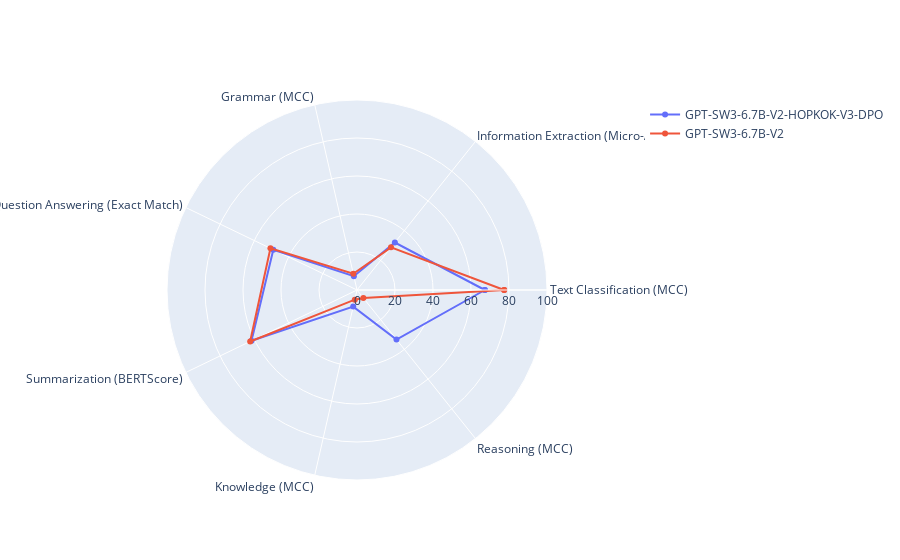

The notebook cell saved with this chart:
### Code cell
import plotly.express as px
import pandas as pd
import plotly.graph_objects as go

categories = ['Text Classification (MCC)', 'Information Extraction (Micro-Avg F1)', 'Grammar (MCC)', 'Question Answering (Exact Match)', 'Summarization (BERTScore)', 'Knowledge (MCC)', 'Reasoning (MCC)']
categories = categories + [categories[0]]
hopkokv3 = hopkokv3 + [hopkokv3[0]]
gptsw3_6_7b_instruct = gptsw3_6_7b_instruct + [gptsw3_6_7b_instruct[0]]
gptsw3_6_7b = gptsw3_6_7b + [gptsw3_6_7b[0]]

fig = go.Figure()

fig.add_trace(go.Scatterpolar(
        r=hopkokv3,
        theta=categories,
        name='GPT-SW3-6.7B-V2-HOPKOK-V3-DPO'
    ))

fig.add_trace(go.Scatterpolar(
        r=gptsw3_6_7b,
        theta=categories,
        # fill='toself',
        name='GPT-SW3-6.7B-V2'
    ))

# fig.add_trace(go.Scatterpolar(
#         r=gptsw3_6_7b_instruct,
#         theta=categories,
#         name='GPT-SW3-6.7B-V2-INSTRUCT'
#     ))

fig.update_layout(
    polar=dict(
        radialaxis=dict(
            visible=True,
            range=[0, 100]
        )),
    showlegend=True
)

fig.show()

### Figure 1 — Plotly figure (JSON) as saved in the notebook; plotly's stock layout.template omitted (floating-point values rounded to 4 significant figures)
{"data": [{"name": "GPT-SW3-6.7B-V2-HOPKOK-V3-DPO", "r": [67.31, 31.97, 7.46, 48.9, 61.62, 8.95, 33.32, 67.31, 67.31], "theta": ["Text Classification (MCC)", "Information Extraction (Micro-Avg F1)", "Grammar (MCC)", "Question Answering (Exact Match)", "Summarization (BERTScore)", "Knowledge (MCC)", "Reasoning (MCC)", "Text Classification (MCC)"], "type": "scatterpolar"}, {"name": "GPT-SW3-6.7B-V2", "r": [77.47, 28.73, 8.78, 50.57, 62.41, 5.23, 5.39, 77.47], "theta": ["Text Classification (MCC)", "Information Extraction (Micro-Avg F1)", "Grammar (MCC)", "Question Answering (Exact Match)", "Summarization (BERTScore)", "Knowledge (MCC)", "Reasoning (MCC)", "Text Classification (MCC)"], "type": "scatterpolar"}], "layout": {"polar": {"radialaxis": {"range": [0, 100], "visible": true}}, "showlegend": true}}
